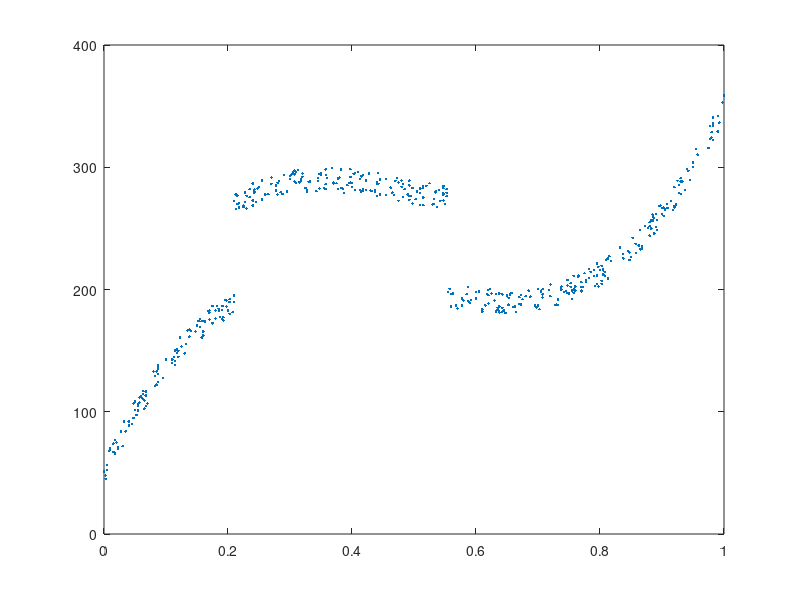

Recreate this plot in MATLAB. (Note: this script raises an error after producing the figure.)
%
close all
clear

N=500;
X=round(400*rand(N,1));

for II=1:N
Y(II)=(X(II)-100).*(X(II)-200).*(X(II)-300)/40000 +200+20*(rand(1)-0.5);
endfor
[X id]=sort(X);
X=X/400;
Y=Y(id);

Y(120:290)=Y(120:290)+80;

figure;
plot(X,Y,'.')


NPARTS=14;
[P XINT]=lms_spline3_func(X,Y,NPARTS)

M=20;
for II=1:NPARTS
    x(:,II)=linspace(XINT(II,1),XINT(II,2),M);
    y(:,II)=polyval(P(II,:),x(:,II));
endfor


figure;
plot(X,Y,'.',x,y,'-s');


